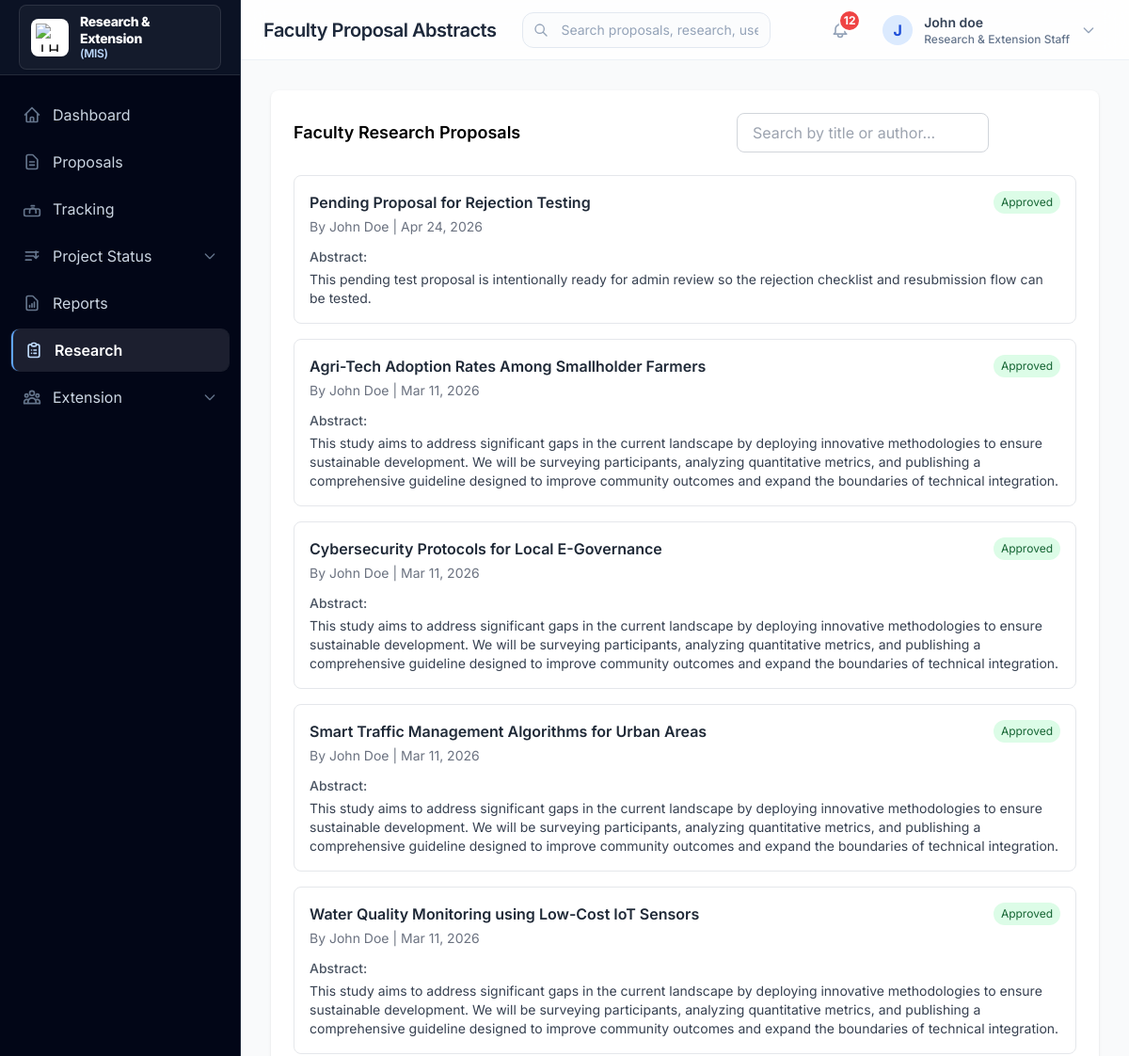
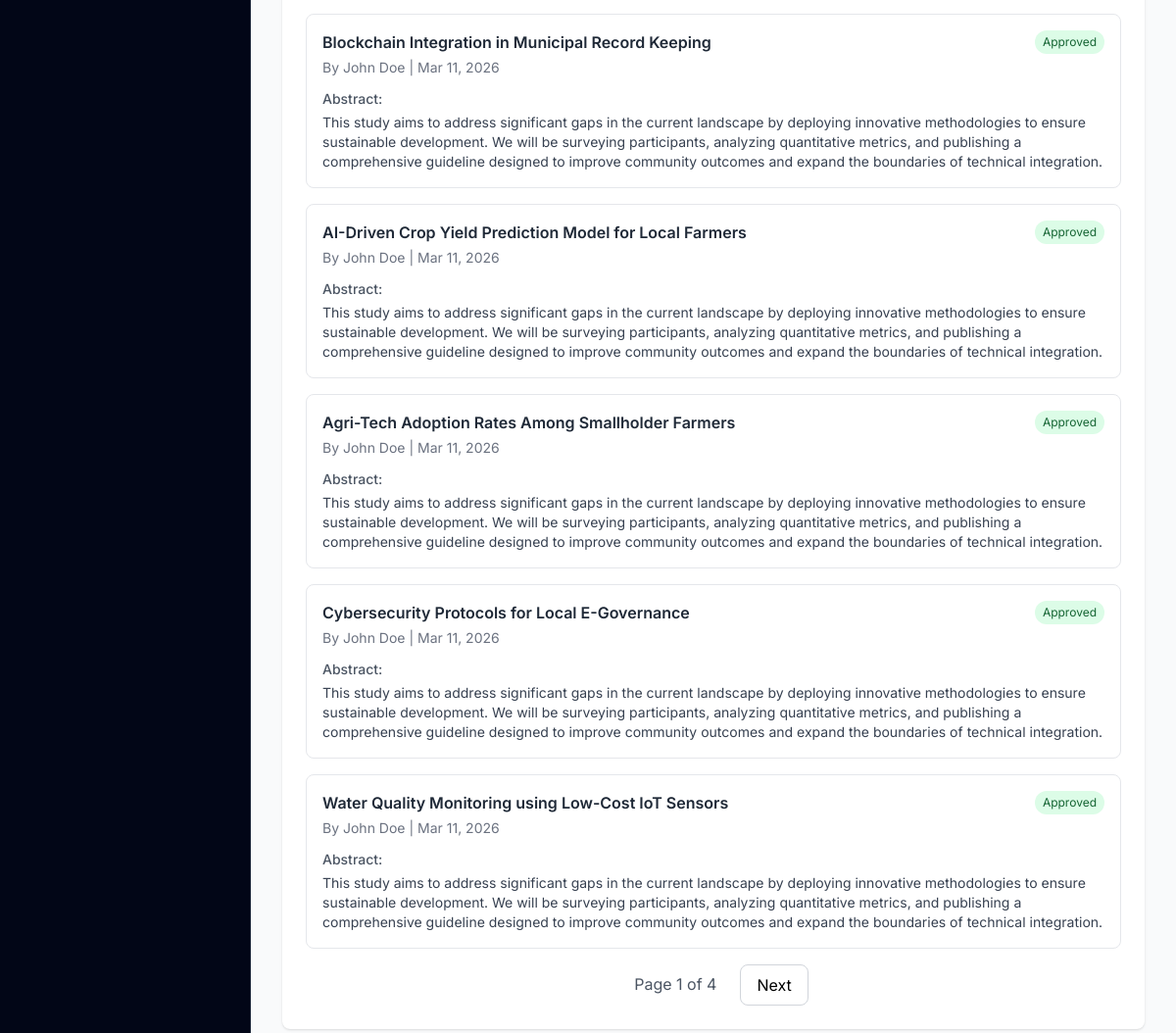
Page /research/faculty-abstracts/ (signed in) on the earlier database version (2 pictures, top to bottom).
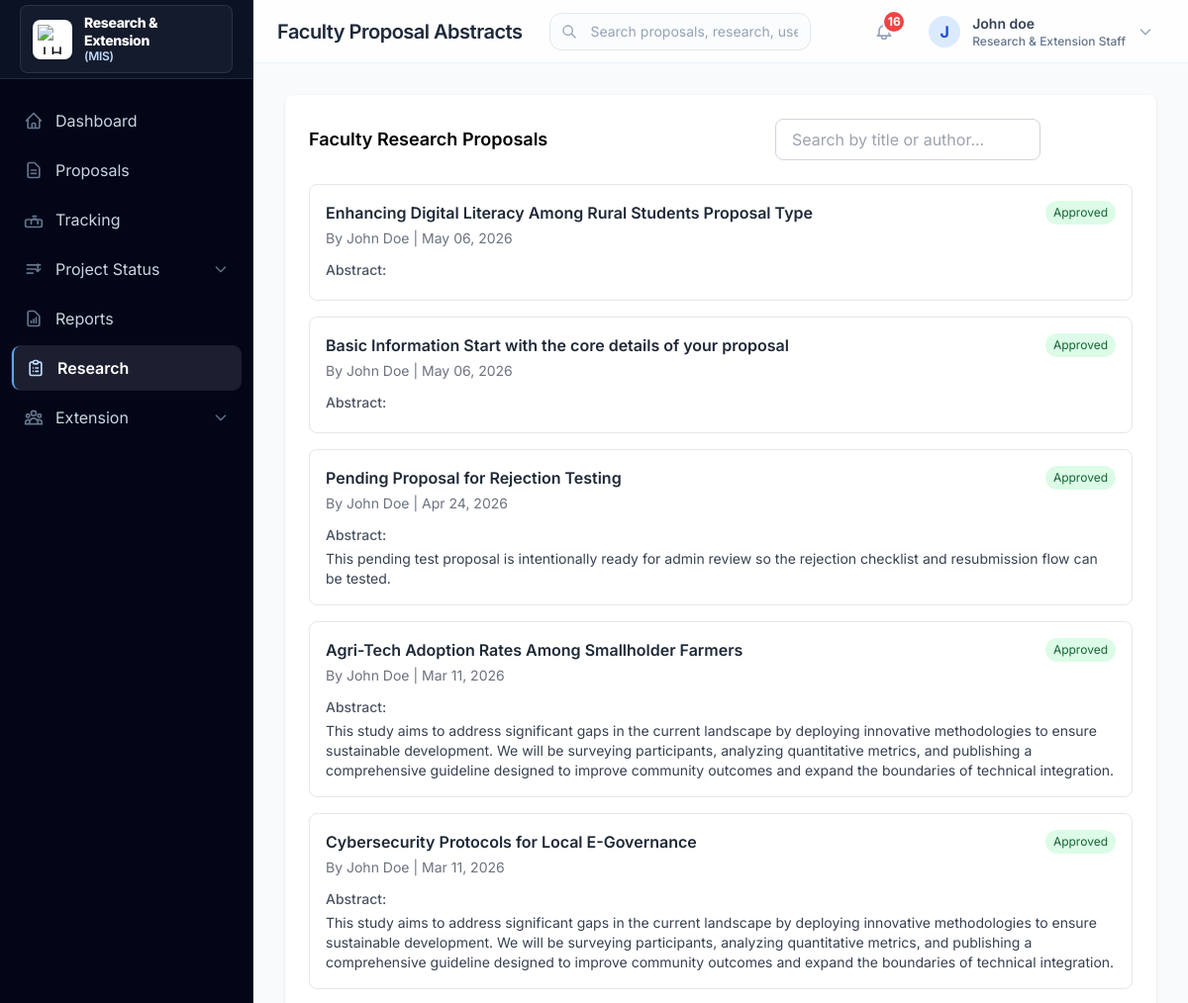
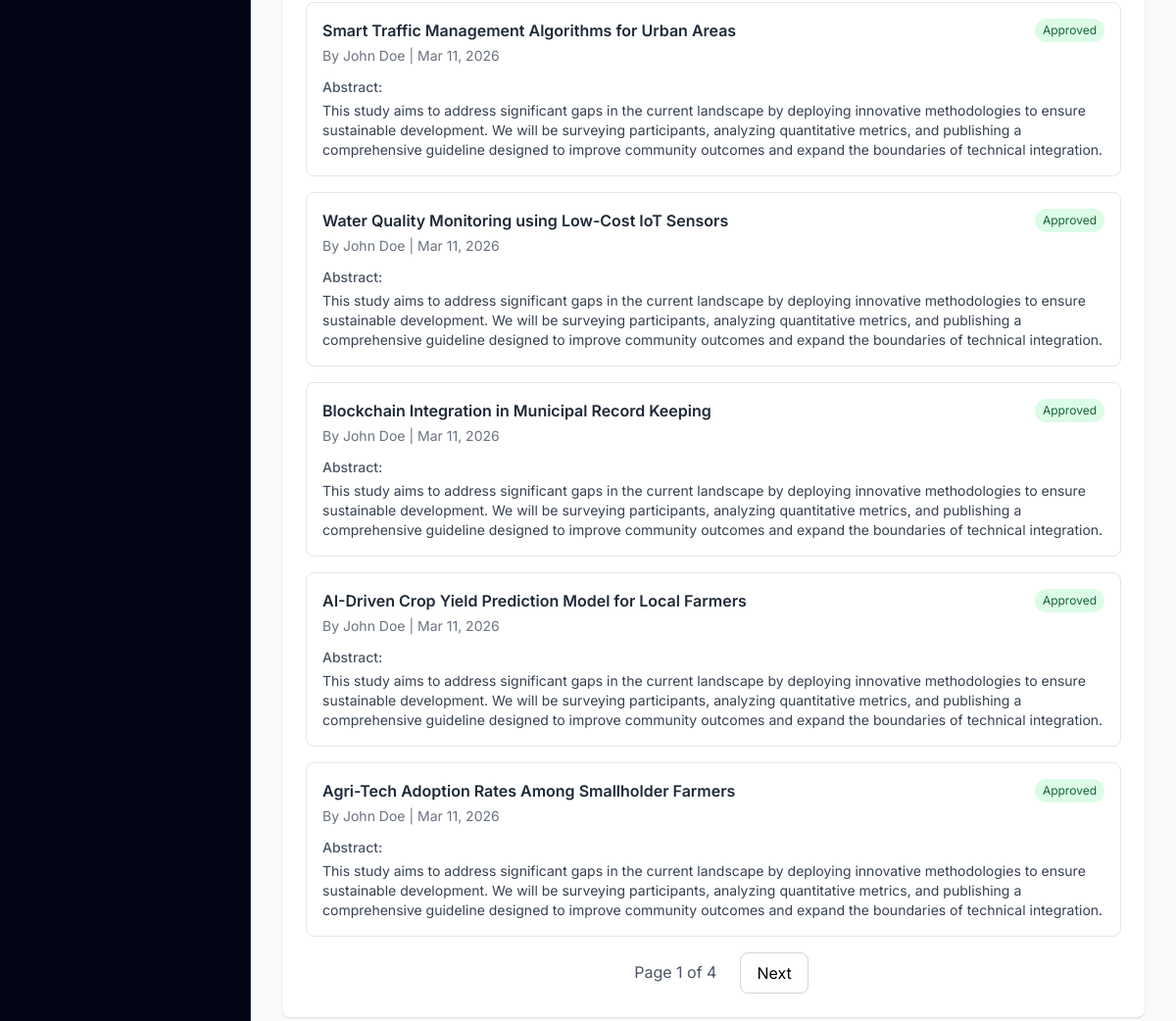
Same page on the later database version (2 pictures, top to bottom).
### proposals/models.py (models this page shows, shortened)
class Proposal(models.Model):
    title = models.CharField(max_length=255)
    abstract = models.TextField()
    full_description = models.TextField()
    proposal_type = models.CharField(
        max_length=20,
        choices=ProposalType.choices,
        default=ProposalType.RESEARCH
    )
    faculty_author = models.ForeignKey(
        settings.AUTH_USER_MODEL,
        on_delete=models.CASCADE,
        related_name='proposals_authored'
    )
    submitted_by = models.ForeignKey(
        settings.AUTH_USER_MODEL,
        on_delete=models.SET_NULL,
        null=True,
        blank=True,
        related_name='proposals_submitted'
    )
    submitted_on_behalf = models.BooleanField(default=False)
    research_staff = models.ForeignKey(
        settings.AUTH_USER_MODEL,
        on_delete=models.SET_NULL,
        null=True,
        blank=True,
        related_name='proposals_research'
    )
    date_submitted = models.DateTimeField(auto_now_add=True)
    date_updated = models.DateTimeField(auto_now=True)
    proposal_document = models.FileField(upload_to='proposals/documents/', blank=True, null=True)
    budget_pdf = models.FileField(upload_to='proposals/budgets/', blank=True, null=True)
    supporting_image = models.ImageField(upload_to='proposals/images/', blank=True, null=True)
    status = models.CharField(
        max_length=30,
        choices=ProposalStatus.choices,
        default=ProposalStatus.PENDING_RECOMMENDATION
    )
    recommended_by = models.ForeignKey(
        settings.AUTH_USER_MODEL,
        on_delete=models.SET_NULL,
        null=True,
        blank=True,
        related_name='proposals_recommended'
    )
    recommendation_notes = models.TextField(blank=True)
    recommended_at = models.DateTimeField(blank=True, null=True)
    reviewed_by = models.ForeignKey(
        settings.AUTH_USER_MODEL,
        on_delete=models.SET_NULL,
        null=True,
        blank=True,
        related_name='proposals_reviewed'
    )
    review_notes = models.TextField(blank=True)
    reviewed_at = models.DateTimeField(blank=True, null=True)
    project_progress_status = models.CharField(
        max_length=20,
        choices=ProjectProgressStatus.choices,
        blank=True
    )
    progress_report = models.FileField(upload_to='proposals/progress_reports/', blank=True, null=True)
    abstract_document = models.FileField(upload_to='proposals/abstracts/', blank=True, null=True)
    certificate_of_appearance = models.FileField(upload_to='proposals/certificates/', blank=True, null=True)
    certificate_of_participation = models.FileField(upload_to='proposals/certificates/', blank=True, null=True)
    conference_proceedings = models.FileField(upload_to='proposals/proceedings/', blank=True, null=True)
    full_paper = models.FileField(upload_to='proposals/full_papers/', blank=True, null=True)
    certificate_of_publication = models.FileField(upload_to='proposals/certificates/', blank=True, null=True)
    class Meta:
        ordering = ['-date_submitted']
        verbose_name = 'Proposal'
        verbose_name_plural = 'Proposals'

### users/models.py (models this page shows, shortened)
class CustomUser(AbstractUser):
    ROLE_CHOICES = UserRole.choices
    DEPARTMENT_CHOICES = Department.choices
    role = models.CharField(
        max_length=30,
        choices=UserRole.choices,
        default=UserRole.FACULTY
    )
    employee_id = models.CharField(max_length=50, blank=True)
    department = models.CharField(
        max_length=100,
        choices=Department.choices,
        blank=True
    )
    phone = models.CharField(max_length=20, blank=True)
    created_at = models.DateTimeField(auto_now_add=True)
    updated_at = models.DateTimeField(auto_now=True)
    class Meta:
        verbose_name = 'User'
        verbose_name_plural = 'Users'
    @property
    def is_admin(self):
        return self.role == UserRole.ADMIN or self.is_superuser
    @property
    def is_faculty(self):
        return self.role == UserRole.FACULTY
    @property
    def is_research_extension_staff(self):
        return self.role == UserRole.RESEARCH_EXTENSION_STAFF
    @property
    def is_research_staff(self):
        return self.is_research_extension_staff
    @property
    def is_extension_staff(self):
        return self.is_research_extension_staff

### research/views.py (the view, shortened to what this page needs)
# urls.py: path('faculty-abstracts/', views.faculty_proposal_abstracts, name='faculty_abstracts'),
@login_required
def faculty_proposal_abstracts(request: HttpRequest) -> HttpResponse:
    if not request.user.is_research_staff:
        messages.error(request, 'Access denied.')
        return redirect('dashboard')
    proposals = Proposal.objects.filter(
        proposal_type=ProposalType.RESEARCH,
        status=ProposalStatus.APPROVED
    ).select_related('faculty_author')
    search = request.GET.get('search')
    paginator = Paginator(proposals, 10)
    page_number = request.GET.get('page')
    page_obj = paginator.get_page(page_number)
    return render(request, 'research/faculty_abstracts.html', {'page_obj': page_obj})

### templates/research/faculty_abstracts.html (shortened to what this page needs)
{% extends 'base.html' %}
{% block page_title %}Faculty Proposal Abstracts{% endblock %}
{% block content %}
<div class="bg-white rounded-lg shadow p-6">
    <div class="flex items-center justify-between mb-6">
        <h3 class="text-lg font-semibold">Faculty Research Proposals</h3>
        <form method="get" class="flex gap-2">
            <input type="text" name="search" placeholder="Search by title or author..."
                value="{{ request.GET.search }}"
                class="px-4 py-2 border border-gray-300 rounded-lg focus:outline-none focus:ring-2 focus:ring-primary">
            <button type="submit" class="px-4 py-2 bg-primary text-white rounded-lg hover:bg-blue-800">Search</button>
        </form>
    </div>
    <div class="space-y-4">
        {% for proposal in page_obj %}
        <div class="border border-gray-200 rounded-lg p-4">
            <div class="flex items-start justify-between">
                <div class="flex-1">
                    <h4 class="font-semibold text-gray-800">{{ proposal.title }}</h4>
                    <p class="text-sm text-gray-500 mt-1">By {{ proposal.faculty_author.get_full_name }} | {{ proposal.date_submitted|date:"M d, Y" }}</p>
                </div>
                <span class="px-2 py-1 text-xs bg-green-100 text-green-800 rounded-full">Approved</span>
            </div>
            <div class="mt-3">
                <h5 class="text-sm font-medium text-gray-600 mb-1">Abstract:</h5>
                <p class="text-gray-700 text-sm">{{ proposal.abstract }}</p>
            </div>
        </div>
        {% empty %}
        <p class="text-gray-500 text-center py-8">No approved research proposals found.</p>
        {% endfor %}
    </div>
    {% if page_obj.has_other_pages %}
    <div class="mt-4 flex justify-center">
        <nav class="flex gap-2">
            <span class="px-4 py-2 text-gray-600">Page {{ page_obj.number }} of {{ page_obj.paginator.num_pages }}</span>
            {% if page_obj.has_next %}
            <a href="?page={{ page_obj.next_page_number }}" class="px-4 py-2 border border-gray-300 rounded-lg hover:bg-gray-50">Next</a>
            {% endif %}
        </nav>
    </div>
    {% endif %}
</div>
{% endblock %}

### templates/base.html (shortened to what the changed rows need)
{% load static %}
<!DOCTYPE html>
<html lang="en">
<head>
    <script src="https://cdn.tailwindcss.com"></script>
</head>
<body class="bg-gray-50" x-data="{ sidebarOpen: false }">
    {% if user.is_authenticated %}
    <div class="flex h-screen">
        <aside data-sidebar-variant="executive-clean"
            :class="sidebarOpen ? 'translate-x-0 shadow-2xl' : '-translate-x-full'"
            class="fixed inset-y-0 left-0 z-50 w-64 bg-slate-950 border-r border-slate-800 transform transition-transform duration-300 ease-in-out lg:relative lg:translate-x-0 lg:shadow-sm flex flex-col"
        >
            <div class="flex items-center justify-between h-20 px-5 border-b border-white/10 bg-slate-900/70">
                <div class="flex items-center gap-3 min-w-0 rounded-lg border border-white/10 bg-white/[0.04] px-3 py-2 shadow-sm">
                    <h1 class="text-sm font-extrabold text-white leading-tight tracking-tight">
                        Research &amp; Extension
                        <span class="block text-xs font-semibold text-blue-200">(MIS)</span>
                    </h1>
                </div>
            </div>
        </aside>
        <div class="flex-1 flex flex-col min-w-0">
            <header class="bg-white/80 backdrop-blur-md border-b border-slate-200/60 sticky top-0 z-30 h-16 flex flex-col justify-center">
                <div class="flex items-center justify-between px-4 sm:px-6">
                    <div class="flex items-center gap-3">
                        <h2 class="text-xl font-semibold text-slate-800 tracking-tight hidden lg:block leading-none">{% block page_title %}Dashboard{% endblock %}</h2>
                    </div>
                    <div class="flex items-center gap-4">
                        <div class="relative" x-data="{ notifyOpen: false }">
                            <button @click="notifyOpen = !notifyOpen" @click.away="notifyOpen = false" class="p-2 text-slate-400 hover:text-blue-600 hover:bg-blue-50 rounded-full transition-colors relative focus:outline-none">
                                {% if notification_count > 0 %}
                                <span class="absolute -top-1 -right-1 min-w-6 h-6 bg-red-500 text-white text-xs font-bold rounded-full border-2 border-white flex items-center justify-center leading-none">
                                    {% if notification_count > 99 %}99+{% else %}{{ notification_count }}{% endif %}
                                </span>
                                {% endif %}
                            </button>
                        </div>
                    </div>
                </div>
            </header>
            <main class="flex-1 overflow-x-hidden overflow-y-auto p-4 sm:p-6 lg:p-8">
                <div class="max-w-7xl mx-auto">
                    {% block content %}{% endblock %}
                </div>
            </main>
        </div>
    </div>
    {% else %}
    <div class="min-h-screen flex flex-col justify-center bg-slate-50">
        {% block login_content %}{% endblock %}
    </div>
    {% endif %}
</body>
</html>

Differences in the rows shown:
no longer on this page (row unchanged): Proposal: title "Cybersecurity Protocols for Local E-Governance", faculty_author.get_full_name "John Doe", date_submitted "Mar 11, 2026", abstract "This study aims to address significant gaps in the current landscape by deploying innovative methodologies to ensure sustainable development. We will be surveying participants, analyzing quantitative metrics, and publishing a comprehensive guideline designed to improve community outcomes and expand the boundaries of technical integration."
no longer on this page (row unchanged): Proposal: title "Water Quality Monitoring using Low-Cost IoT Sensors", faculty_author.get_full_name "John Doe", date_submitted "Mar 11, 2026", abstract "This study aims to address significant gaps in the current landscape by deploying innovative methodologies to ensure sustainable development. We will be surveying participants, analyzing quantitative metrics, and publishing a comprehensive guideline designed to improve community outcomes and expand the boundaries of technical integration."
added Proposal: title "Enhancing Digital Literacy Among Rural Students Proposal Type", faculty_author.get_full_name "John Doe", date_submitted "May 06, 2026"
added Proposal: title "Basic Information Start with the core details of your proposal", faculty_author.get_full_name "John Doe", date_submitted "May 06, 2026"
Other differences:
{{ notification_count }}: "12" → "16"
